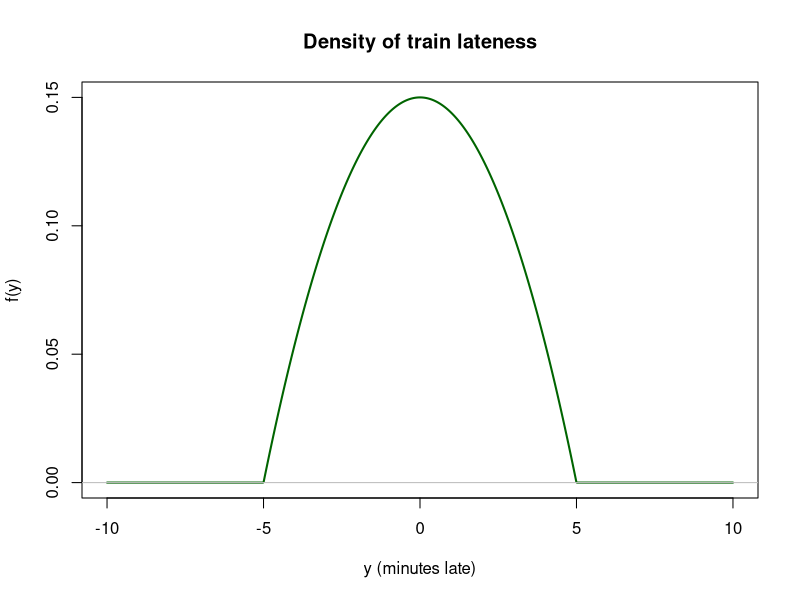
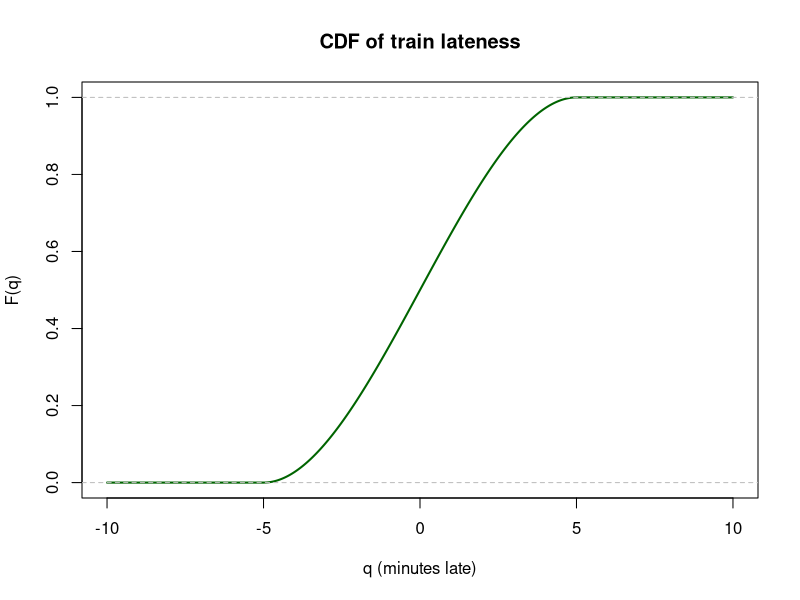
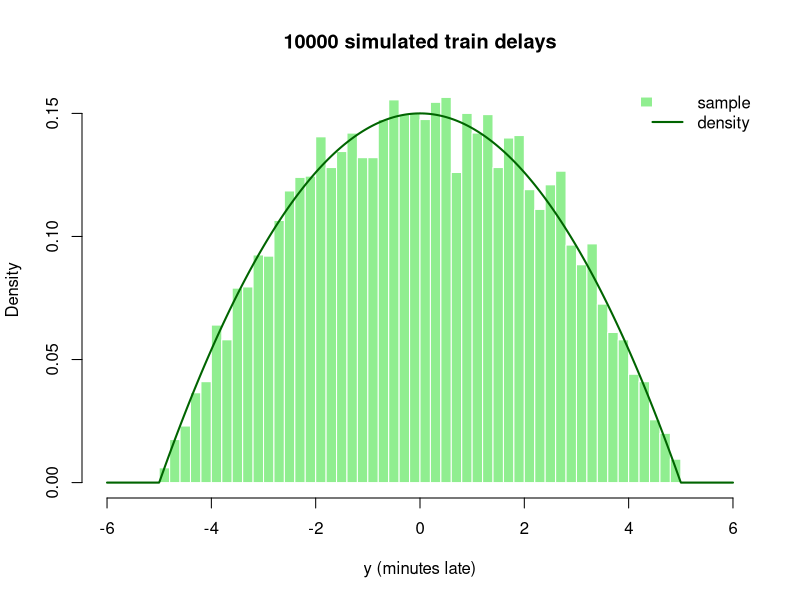

Source code (R) for these figures, in order:
## ---- chunk 1
knitr::opts_chunk$set(echo = TRUE, fig.align = "center")
## ---- chunk 2
# integrate the density with c = 3 over its support, should be 1
integrate(function(y) 3/500 * (25 - y^2), lower = -5, upper = 5)
## ---- chunk 3
# density of the train lateness: 3/500*(25 - x^2) on [-5, 5] and 0 everywhere else
dmytrain <- function(x){
  ifelse(x >= -5 & x <= 5, 3/500*(25 - x^2), 0)
}
## ---- chunk 4
# curve() evaluates dmytrain on a grid of x values between -10 and 10
curve(dmytrain(x), from = -10, to = 10, n = 1000,
      lwd = 2, col = "darkgreen",
      xlab = "y (minutes late)", ylab = "f(y)",
      main = "Density of train lateness")
abline(h = 0, col = "grey")
## ---- chunk 5
# should be 3/500*25 = 0.15, the peak of the density
dmytrain(x = 0)
## ---- chunk 6
# cdf: 0 to the left of the support, 1 to the right, the cubic in between
pmytrain <- function(q){
  ifelse(q <= -5,
         0,
         ifelse(q >= 5,
                1,
                (75*q - q^3 + 250)/500))
}
## ---- chunk 7
# the cdf should climb from 0 to 1 between -5 and 5
curve(pmytrain(x), from = -10, to = 10, n = 1000,
      lwd = 2, col = "darkgreen",
      xlab = "q (minutes late)", ylab = "F(q)",
      main = "CDF of train lateness")
abline(h = c(0, 1), col = "grey", lty = 2)
## ---- chunk 8
# the density is symmetric about 0 so this should be 0.5
pmytrain(q = 0)
## ---- chunk 9
qmytrain <- function(p){
  # probabilities have to be in [0, 1]
  if (any(p < 0 | p > 1)) stop("p must be between 0 and 1")

  # for one value of p, solve pmytrain(x) - p = 0 for x
  myroot <- function(p){
    k <- function(x){
      pmytrain(x) - p
    }
    stats::uniroot(k, interval = c(-5, 5), tol = 1e-8)$root
  }

  # map_vec runs myroot on each element of p and returns a vector
  purrr::map_vec(.x = p, .f = myroot)
}
## ---- chunk 10
# 75% of the time the train is less than this many minutes late
qmytrain(p = 0.75)
## ---- chunk 11
# quartiles, they should be symmetric around 0 with the median at 0
qmytrain(p = c(0.25, 0.5, 0.75))
## ---- chunk 12
pmytrain(qmytrain(c(0.25, 0.5, 0.75)))
## ---- chunk 13
# make n uniform(0,1) values and push them through the quantile function
rmytrain <- function(n){
  r <- runif(n, 0, 1)
  qmytrain(r)
}
## ---- chunk 14
set.seed(4753) # so the sample is the same every time I knit

samp <- rmytrain(10000)

# freq = FALSE puts density on the y axis so it lines up with dmytrain
hist(samp, freq = FALSE, breaks = 40,
     col = "lightgreen", border = "white",
     xlim = c(-6, 6),
     xlab = "y (minutes late)",
     main = "10000 simulated train delays")
curve(dmytrain(x), from = -6, to = 6, n = 1000,
      add = TRUE, lwd = 2, col = "darkgreen")
legend("topright", legend = c("sample", "density"),
       fill = c("lightgreen", NA), border = c("white", NA),
       lty = c(NA, 1), lwd = c(NA, 2), col = c(NA, "darkgreen"), bty = "n")
## ---- chunk 15
mean(samp)
var(samp)
